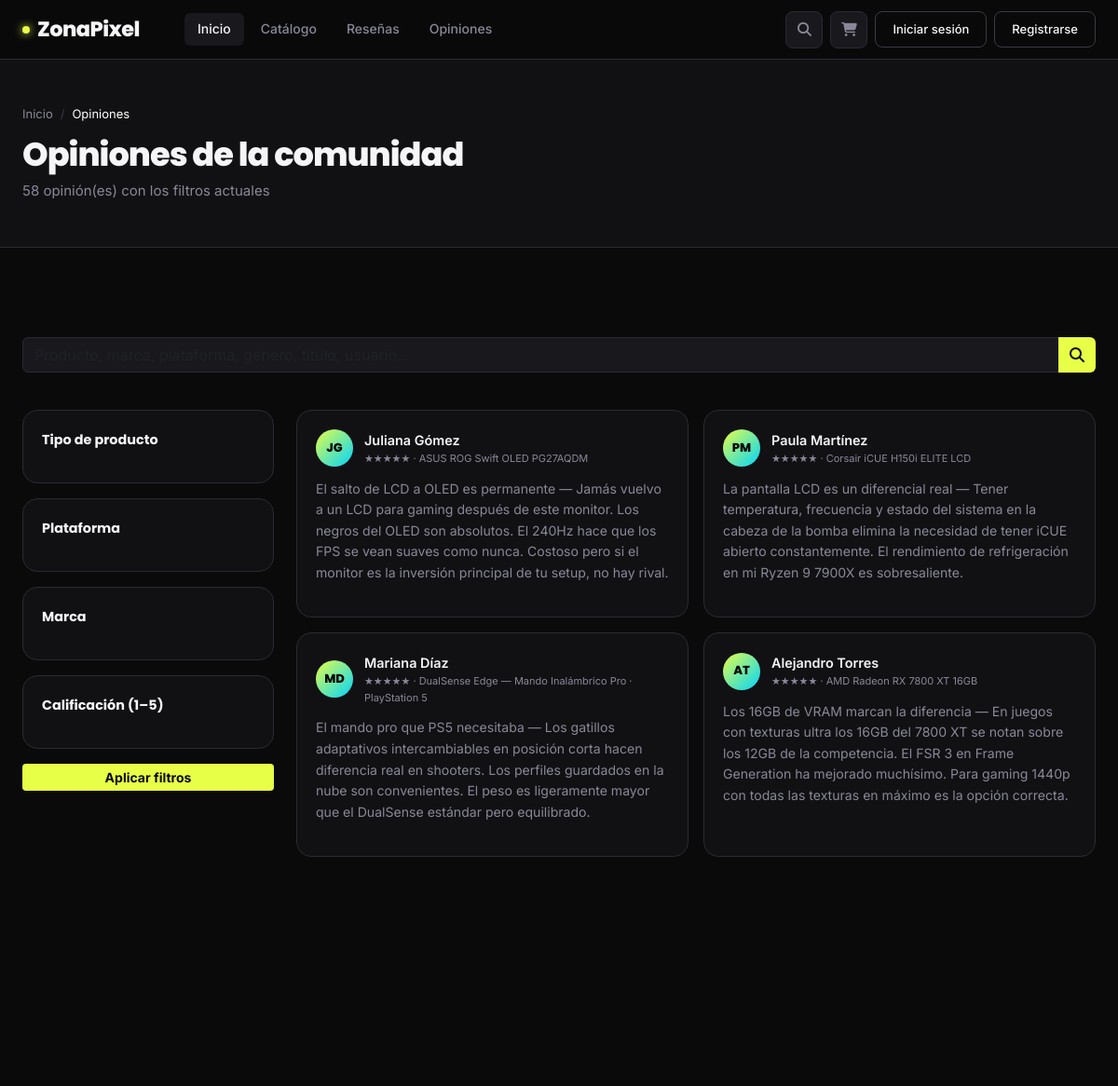
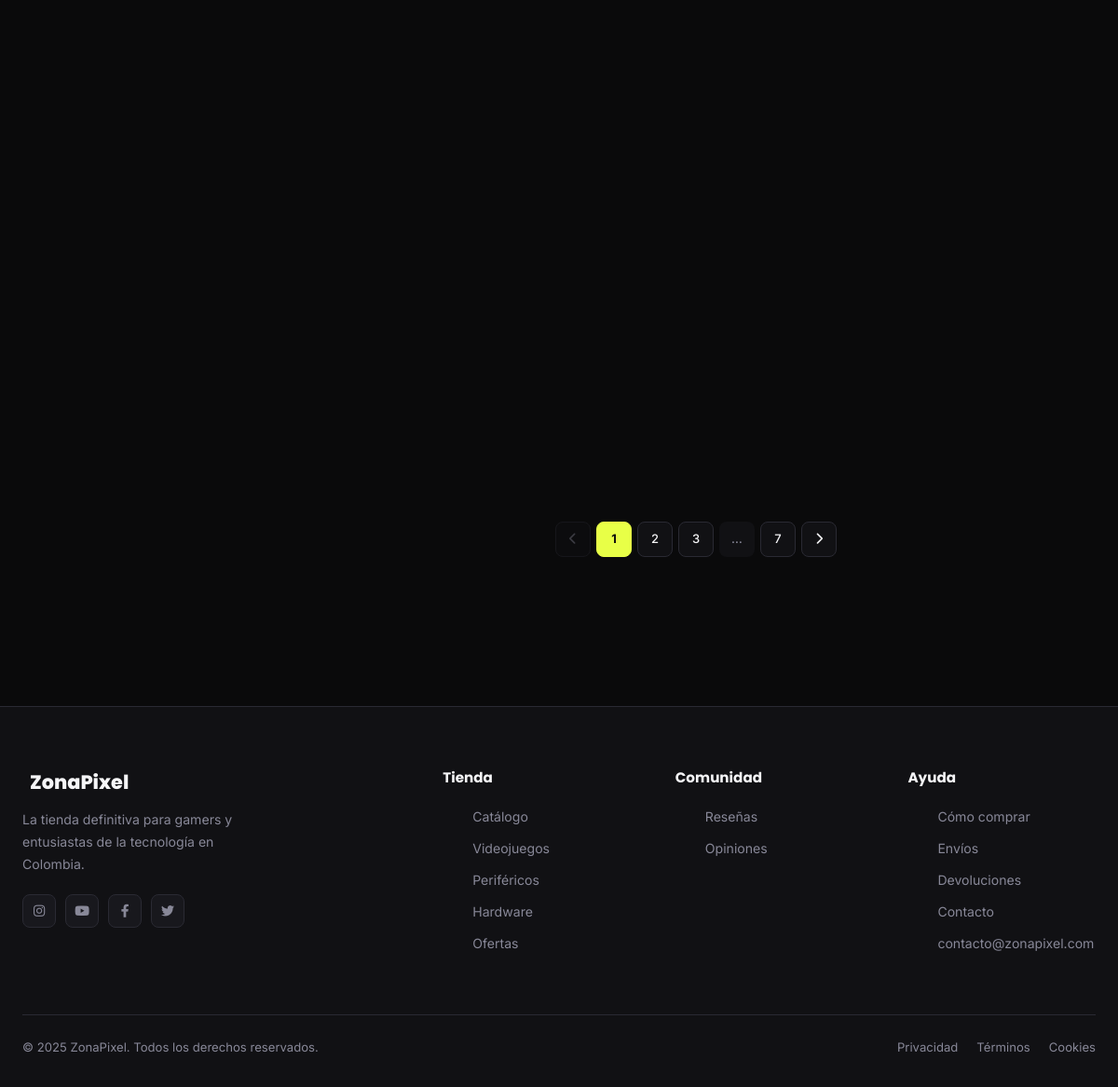
Screenshot of /views/opiniones.php with the database file from the repository (2 pictures, top to bottom).
### tables this page shows
CREATE TABLE opiniones (
  id_opinion    INT UNSIGNED AUTO_INCREMENT PRIMARY KEY,
  usuario_id    INT UNSIGNED NOT NULL,
  producto_id   INT UNSIGNED NOT NULL,
  plataforma_id SMALLINT UNSIGNED,
  titulo        VARCHAR(200) NOT NULL,
  contenido     TEXT NOT NULL,
  calificacion  TINYINT UNSIGNED NOT NULL,
  aprobada      BOOLEAN NOT NULL DEFAULT FALSE,
  creado_en     DATETIME NOT NULL DEFAULT CURRENT_TIMESTAMP,
  CONSTRAINT fk_op_usuario    FOREIGN KEY (usuario_id)    REFERENCES usuarios(id_usuario)      ON DELETE CASCADE,
  CONSTRAINT fk_op_producto   FOREIGN KEY (producto_id)   REFERENCES productos(id_producto)    ON DELETE CASCADE,
  CONSTRAINT fk_op_plataforma FOREIGN KEY (plataforma_id) REFERENCES plataformas(id_plataforma) ON DELETE SET NULL,
  CONSTRAINT chk_estrellas    CHECK (calificacion BETWEEN 1 AND 5)
);

CREATE TABLE usuarios (
  id_usuario              INT UNSIGNED AUTO_INCREMENT PRIMARY KEY,
  rol_id          TINYINT UNSIGNED NOT NULL DEFAULT 2,   
  nombre          VARCHAR(80)  NOT NULL,
  apellido        VARCHAR(80)  NOT NULL,
  username        VARCHAR(50)  NOT NULL UNIQUE,
  email           VARCHAR(120) NOT NULL UNIQUE,
  password_hash   VARCHAR(255) NOT NULL,
  avatar_url      VARCHAR(500),
  activo          BOOLEAN      NOT NULL DEFAULT TRUE,
  email_verificado BOOLEAN     NOT NULL DEFAULT FALSE,
  creado_en       DATETIME     NOT NULL DEFAULT CURRENT_TIMESTAMP,
  actualizado_en  DATETIME     NOT NULL DEFAULT CURRENT_TIMESTAMP ON UPDATE CURRENT_TIMESTAMP,
CONSTRAINT fk_usuario_rol FOREIGN KEY (rol_id) REFERENCES roles(id_rol)
);

CREATE TABLE productos (
  id_producto       INT UNSIGNED AUTO_INCREMENT PRIMARY KEY,
  categoria_id      SMALLINT UNSIGNED NOT NULL,
  marca_id          SMALLINT UNSIGNED,
  nombre            VARCHAR(200) NOT NULL,
  descripcion       TEXT,
  precio            DECIMAL(12,2) NOT NULL,
  precio_original   DECIMAL(12,2),             
  stock             SMALLINT UNSIGNED NOT NULL DEFAULT 0,
  imagen_principal  VARCHAR(500),
  destacado         BOOLEAN NOT NULL DEFAULT FALSE,
  activo            BOOLEAN NOT NULL DEFAULT TRUE,
  creado_en         DATETIME NOT NULL DEFAULT CURRENT_TIMESTAMP,
  actualizado_en    DATETIME NOT NULL DEFAULT CURRENT_TIMESTAMP ON UPDATE CURRENT_TIMESTAMP,
CONSTRAINT fk_producto_categoria FOREIGN KEY (categoria_id) REFERENCES categorias(id_categoria),
CONSTRAINT fk_producto_marca     FOREIGN KEY (marca_id)     REFERENCES marcas(id_marca),
  CONSTRAINT chk_precio CHECK (precio > 0)
);

CREATE TABLE plataformas (
  id_plataforma SMALLINT UNSIGNED AUTO_INCREMENT PRIMARY KEY,
  nombre VARCHAR(60) NOT NULL UNIQUE,
  icono VARCHAR(80)  
);

### views/php/opiniones/opinionModel.php (called while the page is built, shortened)
<?php
if (!isset($BD)) {
    $BD = connection();
}
function opiniones_publicas_fetch_all($resultado)
{
    $filas = [];
    if ($resultado) {
        while ($row = mysqli_fetch_assoc($resultado)) {
            $filas[] = $row;
        }
    }
    return $filas;
}
function opiniones_publicas_listado(array $opciones)
{
    global $BD;
    $limite = isset($opciones['limite']) ? (int) $opciones['limite'] : 9;
    $offset = isset($opciones['offset']) ? (int) $opciones['offset'] : 0;
    $limite = max(1, min(36, $limite));
    $offset = max(0, $offset);
    $filtro_estrellas_comunidad = isset($opciones['filtro_estrellas_comunidad']) ? (int) $opciones['filtro_estrellas_comunidad'] : 0;
    $tipo_producto = isset($opciones['tipo_producto']) ? $opciones['tipo_producto'] : '';
    $busqueda = isset($opciones['busqueda']) ? trim((string) $opciones['busqueda']) : '';
    $where = ['o.aprobada = 1', 'p.activo = 1', 'c.activa = 1'];
    $join_marca = '';
    $where_sql = implode(' AND ', $where);
    $from_sql = "
        FROM opiniones o
        INNER JOIN productos p ON p.id_producto = o.producto_id
        INNER JOIN categorias c ON c.id_categoria = p.categoria_id
        INNER JOIN usuarios u ON u.id_usuario = o.usuario_id AND u.activo = 1
        LEFT JOIN plataformas pl_op ON pl_op.id_plataforma = o.plataforma_id
        $join_marca
        WHERE $where_sql
    ";
    $sql_count = 'SELECT COUNT(*) AS total ' . $from_sql;
    $total = 0;
    if ($busqueda !== '') {
        $patron_busqueda = '%' . $busqueda . '%';
        $stmt_cuenta = mysqli_prepare($BD, $sql_count);
        if ($stmt_cuenta) {
            mysqli_stmt_bind_param(
                $stmt_cuenta,
                'ssssssssssss',
                $patron_busqueda,
                $patron_busqueda,
                $patron_busqueda,
                $patron_busqueda,
                $patron_busqueda,
                $patron_busqueda,
                $patron_busqueda,
                $patron_busqueda,
                $patron_busqueda,
                $patron_busqueda,
                $patron_busqueda,
                $patron_busqueda
            );
            mysqli_stmt_execute($stmt_cuenta);
            $resultado_cuenta = mysqli_stmt_get_result($stmt_cuenta);
            if ($resultado_cuenta) {
                $fila_cuenta = mysqli_fetch_assoc($resultado_cuenta);
                $total = (int) ($fila_cuenta['total'] ?? 0);
            }
            mysqli_stmt_close($stmt_cuenta);
        }
    } else {
        $resultado_cuenta = mysqli_query($BD, $sql_count);
        if ($resultado_cuenta) {
            $fila_cuenta = mysqli_fetch_assoc($resultado_cuenta);
            $total = (int) ($fila_cuenta['total'] ?? 0);
        }
    }
    $sql_lista = "
        SELECT
            o.id_opinion,
            o.titulo,
            o.contenido,
            o.calificacion,
            o.creado_en,
            p.nombre AS producto_nombre,
            p.id_producto AS producto_id,
            u.nombre AS autor_nombre,
            u.apellido AS autor_apellido,
            u.username AS autor_username,
            pl_op.nombre AS plataforma_opinion_nombre,
            (SELECT GROUP_CONCAT(pl.nombre ORDER BY pl.nombre SEPARATOR ' · ')
             FROM producto_plataformas pp2
             INNER JOIN plataformas pl ON pl.id_plataforma = pp2.plataforma_id
             WHERE pp2.producto_id = p.id_producto) AS plataformas_producto_txt
        $from_sql
        ORDER BY o.creado_en DESC, o.id_opinion DESC
        LIMIT $offset, $limite
    ";
    $filas_opiniones = [];
    if ($busqueda !== '') {
        $patron_busqueda = '%' . $busqueda . '%';
        $stmt_lista = mysqli_prepare($BD, $sql_lista);
        if ($stmt_lista) {
            mysqli_stmt_bind_param(
                $stmt_lista,
                'ssssssssssss',
                $patron_busqueda,
                $patron_busqueda,
                $patron_busqueda,
                $patron_busqueda,
                $patron_busqueda,
                $patron_busqueda,
                $patron_busqueda,
                $patron_busqueda,
                $patron_busqueda,
                $patron_busqueda,
                $patron_busqueda,
                $patron_busqueda
            );
            mysqli_stmt_execute($stmt_lista);
            $resultado_lista = mysqli_stmt_get_result($stmt_lista);
            $filas_opiniones = opiniones_publicas_fetch_all($resultado_lista);
            mysqli_stmt_close($stmt_lista);
        }
    } else {
        $filas_opiniones = opiniones_publicas_fetch_all(mysqli_query($BD, $sql_lista));
    }
    return ['filas' => $filas_opiniones, 'total' => $total];
}

### views/php/publico/listado_publico_helpers.php (called while the page is built, shortened)
<?php
function publico_texto_resumen($html, $longitud = 180) {
    $texto = trim(preg_replace('/\s+/', ' ', strip_tags((string) $html)));
    return $texto;
}
function publico_estrellas_texto_1_a_5($calificacion) {
    $n = (int) round((float) $calificacion);
    $n = max(1, min(5, $n));
    return str_repeat('★', $n) . str_repeat('☆', 5 - $n);
}
function publico_iniciales_usuario($nombre, $apellido, $username) {
    $nombre = trim((string) $nombre);
    $apellido = trim((string) $apellido);
    $primero = function ($str, $len) {
        if (function_exists('mb_substr')) {
            return mb_substr($str, 0, $len);
        }
        return substr($str, 0, $len);
    };
    if ($nombre !== '' && $apellido !== '') {
        return strtoupper($primero($nombre, 1) . $primero($apellido, 1));
    }
    return '??';
}
?>

### views/opiniones.php (the view, shortened to what this page needs)
<?php
require_once __DIR__ . '/php/opiniones/opinionModel.php';
require_once __DIR__ . '/php/publico/paginacion_helper.php';
require_once __DIR__ . '/php/publico/listado_publico_helpers.php';
$logueo = null;
$opciones_plataforma = opiniones_publicas_opciones_plataforma();
$opciones_marca = opiniones_publicas_opciones_marca();
$opciones_calificacion = opiniones_publicas_opciones_calificacion();
$filtro_plataformas = publico_parametros_get_array('plataforma');
$filtro_marcas = publico_parametros_get_array('marca');
$filtro_estrellas_comunidad = 0;
$tipo_producto = '';
$texto_busqueda = publico_texto_busqueda_get('q');
$pagina_actual = isset($_GET['pagina']) ? (int) $_GET['pagina'] : 1;
$pagina_actual = max(1, $pagina_actual);
$elementos_por_pagina = 9;
$resultado_listado = opiniones_publicas_listado([
  'filtro_plataformas' => $filtro_plataformas,
  'filtro_marcas' => $filtro_marcas,
  'filtro_estrellas_comunidad' => $filtro_estrellas_comunidad,
  'tipo_producto' => $tipo_producto,
  'busqueda' => $texto_busqueda,
  'offset' => ($pagina_actual - 1) * $elementos_por_pagina,
  'limite' => $elementos_por_pagina,
]);
$filas_opiniones = $resultado_listado['filas'];
$total_resultados = (int) $resultado_listado['total'];
?>
<!DOCTYPE html>
<html lang="es">
<head>
  <link href="https://cdn.jsdelivr.net/npm/bootstrap@5.3.3/dist/css/bootstrap.min.css" rel="stylesheet" />
  <link rel="stylesheet" href="../css/style.css" />
  <link rel="stylesheet" href="https://cdnjs.cloudflare.com/ajax/libs/font-awesome/6.4.0/css/all.min.css" />
</head>
<body>
  <?php
  if ($logueo === 1) {
    include './plantillas/navbar_admin.php';
  } elseif ($logueo >= 2) {
    include './plantillas/navbar_user.php';
  } else {
    include './plantillas/navbar_publico.php';
  }
  ?>
  <div class="mobile-nav" id="mobileNav">
  </div>
  <div class="page-hero">
    <div class="container">
      <div class="breadcrumb-nav">
        <a href="/index.php">Inicio</a><span>/</span><span class="text-white">Opiniones</span>
      </div>
      <h1 class="page-hero-title">Opiniones de la comunidad</h1>
      <p class="page-hero-sub"><?php echo (int) $total_resultados; ?> opinión(es) con los filtros actuales</p>
    </div>
  </div>
  <section class="section-gap">
    <div class="container">
      <form method="get" action="opiniones.php" id="opinionesFiltroForm">
        <div class="category-strip align-items-center w-100">
          <div class="input-group flex-grow-1 min-w-0" style="min-width:min(100%,240px)">
            <input type="search" name="q" id="opinionesBusquedaInput" class="form-control" autocomplete="off"
              style="background:var(--surface-2);border-color:var(--border);color:var(--white)"
              placeholder="Producto, marca, plataforma, género, título, usuario…"
              value="<?php echo htmlspecialchars($texto_busqueda, ENT_QUOTES, 'UTF-8'); ?>" />
            <button type="submit" class="btn" id="opinionesBusquedaBtn" style="background:var(--accent);color:var(--black);border:none;font-weight:700;" aria-label="Buscar" title="Buscar">
              <i class="fas fa-search" aria-hidden="true"></i>
            </button>
          </div>
        </div>
        <div class="row g-4">
          <div class="col-lg-3">
            <div class="filter-card mb-3">
              <div class="filter-title">Tipo de producto</div>
            </div>
            <?php if (!empty($opciones_plataforma)): ?>
              <div class="filter-card mb-3">
                <div class="filter-title">Plataforma</div>
              </div>
            <?php endif; ?>
            <?php if (!empty($opciones_marca)): ?>
              <div class="filter-card mb-3">
                <div class="filter-title">Marca</div>
              </div>
            <?php endif; ?>
            <?php if (!empty($opciones_calificacion)): ?>
              <div class="filter-card mb-3">
                <div class="filter-title">Calificación (1–5)</div>
              </div>
            <?php endif; ?>
            <button type="submit" class="btn btn-sm w-100" style="background:var(--accent);color:var(--black);font-weight:700;border:none;">Aplicar filtros</button>
          </div>
          <div class="col-lg-9">
            <div class="d-grid gap-3" style="grid-template-columns:repeat(auto-fill, minmax(280px,1fr));">
              <?php if (empty($filas_opiniones)): ?>
                <p class="text-muted">No hay opiniones que coincidan con los filtros.</p>
              <?php else: ?>
                <?php foreach ($filas_opiniones as $opinion_fila):
                  $iniciales = publico_iniciales_usuario(
                    $opinion_fila['autor_nombre'] ?? '',
                    $opinion_fila['autor_apellido'] ?? '',
                    $opinion_fila['autor_username'] ?? ''
                  );
                  $nombre_mostrado = trim(($opinion_fila['autor_nombre'] ?? '') . ' ' . ($opinion_fila['autor_apellido'] ?? ''));
                  $sub_linea = publico_estrellas_texto_1_a_5($opinion_fila['calificacion']) . ' · ';
                  $sub_linea .= htmlspecialchars($opinion_fila['producto_nombre'] ?? '', ENT_QUOTES, 'UTF-8');
                  if (!empty($opinion_fila['plataforma_opinion_nombre'])) {
                    $sub_linea .= ' · ' . htmlspecialchars($opinion_fila['plataforma_opinion_nombre'], ENT_QUOTES, 'UTF-8');
                  }
                ?>
                  <div class="opinion-card">
                    <div class="opinion-card-header">
                      <div class="opinion-avatar"><?php echo htmlspecialchars($iniciales, ENT_QUOTES, 'UTF-8'); ?></div>
                      <div>
                        <div class="opinion-username"><?php echo htmlspecialchars($nombre_mostrado, ENT_QUOTES, 'UTF-8'); ?></div>
                        <div class="opinion-game"><?php echo $sub_linea; ?></div>
                      </div>
                    </div>
                    <p class="opinion-text"><?php
                                            $fragmento_opinion = '';
                                            if (trim((string) ($opinion_fila['titulo'] ?? '')) !== '') {
                                              $fragmento_opinion = publico_texto_resumen($opinion_fila['titulo'], 120) . ' — ';
                                            }
                                            $fragmento_opinion .= publico_texto_resumen($opinion_fila['contenido'] ?? '', 300);
                                            echo htmlspecialchars($fragmento_opinion, ENT_QUOTES, 'UTF-8');
                                            ?></p>
                  </div>
                <?php endforeach; ?>
              <?php endif; ?>
            </div>
          </div>
        </div>
      </form>
    </div>
  </section>
  <?php include './plantillas/footer.php'; ?>
</body>
</html>

### rows the page displays
opiniones: usuario.username "JG", usuario.apellido "Juliana Gómez", calificacion.nombre "★★★★★ · ASUS ROG Swift OLED PG27AQDM", fragmento_opinion "El salto de LCD a OLED es permanente — Jamás vuelvo a un LCD para gaming después de este monitor. Los negros del OLED son absolutos. El 240Hz hace que los FPS se vean suaves como nunca. Costoso pero si el monitor es la inversión principal de tu setup, no hay rival."
opiniones: usuario.username "PM", usuario.apellido "Paula Martínez", calificacion.nombre "★★★★★ · Corsair iCUE H150i ELITE LCD", fragmento_opinion "La pantalla LCD es un diferencial real — Tener temperatura, frecuencia y estado del sistema en la cabeza de la bomba elimina la necesidad de tener iCUE abierto constantemente. El rendimiento de refrigeración en mi Ryzen 9 7900X es sobresaliente."
opiniones: usuario.username "MD", usuario.apellido "Mariana Díaz", calificacion.nombre "★★★★★ · DualSense Edge — Mando Inalámbrico Pro · PlayStation 5", fragmento_opinion "El mando pro que PS5 necesitaba — Los gatillos adaptativos intercambiables en posición corta hacen diferencia real en shooters. Los perfiles guardados en la nube son convenientes. El peso es ligeramente mayor que el DualSense estándar pero equilibrado."
opiniones: usuario.username "AT", usuario.apellido "Alejandro Torres", calificacion.nombre "★★★★★ · AMD Radeon RX 7800 XT 16GB", fragmento_opinion "Los 16GB de VRAM marcan la diferencia — En juegos con texturas ultra los 16GB del 7800 XT se notan sobre los 12GB de la competencia. El FSR 3 en Frame Generation ha mejorado muchísimo. Para gaming 1440p con todas las texturas en máximo es la opción correcta."

### other values shown
$total_resultados "58"
